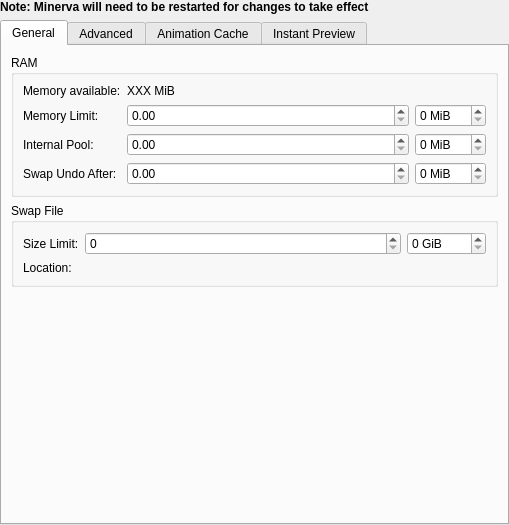
<?xml version="1.0" encoding="UTF-8"?>
<ui version="4.0">
 <author>
    SPDX-FileCopyrightText: none
    SPDX-License-Identifier: GPL-3.0-or-later
  </author>
 <class>WdgPerformanceSettings</class>
 <widget class="QWidget" name="WdgPerformanceSettings">
  <property name="geometry">
   <rect>
    <x>0</x>
    <y>0</y>
    <width>509</width>
    <height>525</height>
   </rect>
  </property>
  <layout class="QVBoxLayout" name="verticalLayout_3">
   <property name="leftMargin">
    <number>0</number>
   </property>
   <property name="topMargin">
    <number>0</number>
   </property>
   <property name="rightMargin">
    <number>0</number>
   </property>
   <property name="bottomMargin">
    <number>0</number>
   </property>
   <item>
    <widget class="QLabel" name="label_10">
     <property name="font">
      <font>
       <bold>true</bold>
      </font>
     </property>
     <property name="text">
      <string>Note: Minerva will need to be restarted for changes to take effect</string>
     </property>
    </widget>
   </item>
   <item>
    <widget class="QTabWidget" name="tabWidget">
     <property name="currentIndex">
      <number>0</number>
     </property>
     <widget class="QWidget" name="General">
      <attribute name="title">
       <string>General</string>
      </attribute>
      <layout class="QVBoxLayout" name="verticalLayout_2">
       <item>
        <widget class="QGroupBox" name="groupBox">
         <property name="title">
          <string>RAM</string>
         </property>
         <layout class="QFormLayout" name="formLayout">
          <item row="0" column="0">
           <widget class="QLabel" name="label_2">
            <property name="text">
             <string>Memory available:</string>
            </property>
           </widget>
          </item>
          <item row="0" column="1">
           <widget class="QLabel" name="lblTotalMemory">
            <property name="sizePolicy">
             <sizepolicy hsizetype="MinimumExpanding" vsizetype="Preferred">
              <horstretch>0</horstretch>
              <verstretch>0</verstretch>
             </sizepolicy>
            </property>
            <property name="text">
             <string>XXX MiB</string>
            </property>
            <property name="alignment">
             <set>Qt::AlignmentFlag::AlignLeading|Qt::AlignmentFlag::AlignLeft|Qt::AlignmentFlag::AlignVCenter</set>
            </property>
           </widget>
          </item>
          <item row="1" column="0">
           <widget class="QLabel" name="label">
            <property name="toolTip">
             <string>Minerva will not use more memory than this limit.</string>
            </property>
            <property name="text">
             <string>Memory Limit:</string>
            </property>
           </widget>
          </item>
          <item row="1" column="1">
           <layout class="QGridLayout" name="gridLayout" columnstretch="4,1">
            <item row="0" column="0">
             <widget class="KisDoubleSliderSpinBox" name="sliderMemoryLimit">
              <property name="sizePolicy">
               <sizepolicy hsizetype="MinimumExpanding" vsizetype="Minimum">
                <horstretch>0</horstretch>
                <verstretch>0</verstretch>
               </sizepolicy>
              </property>
              <property name="toolTip">
               <string>Minerva will not use more memory than this limit.</string>
              </property>
             </widget>
            </item>
            <item row="0" column="1">
             <widget class="KisIntParseSpinBox" name="intMemoryLimit">
              <property name="suffix">
               <string> MiB</string>
              </property>
             </widget>
            </item>
           </layout>
          </item>
          <item row="2" column="0">
           <widget class="QLabel" name="label_5">
            <property name="text">
             <string>Internal Pool:</string>
            </property>
           </widget>
          </item>
          <item row="2" column="1">
           <layout class="QGridLayout" name="gridLayout_2" columnstretch="4,1">
            <item row="0" column="0">
             <widget class="KisDoubleSliderSpinBox" name="sliderPoolLimit">
              <property name="sizePolicy">
               <sizepolicy hsizetype="MinimumExpanding" vsizetype="Preferred">
                <horstretch>0</horstretch>
                <verstretch>0</verstretch>
               </sizepolicy>
              </property>
             </widget>
            </item>
            <item row="0" column="1">
             <widget class="KisIntParseSpinBox" name="intPoolLimit">
              <property name="suffix">
               <string> MiB</string>
              </property>
             </widget>
            </item>
           </layout>
          </item>
          <item row="3" column="0">
           <widget class="QLabel" name="label_4">
            <property name="toolTip">
             <string>When undo information reaches this limit, it will be stored in a temporary file and memory will be freed. Undo will be slower.</string>
            </property>
            <property name="text">
             <string>Swap Undo After:</string>
            </property>
           </widget>
          </item>
          <item row="3" column="1">
           <layout class="QGridLayout" name="gridLayout_3" columnstretch="4,1">
            <item row="0" column="0">
             <widget class="KisDoubleSliderSpinBox" name="sliderUndoLimit">
              <property name="sizePolicy">
               <sizepolicy hsizetype="MinimumExpanding" vsizetype="Minimum">
                <horstretch>0</horstretch>
                <verstretch>0</verstretch>
               </sizepolicy>
              </property>
              <property name="toolTip">
               <string>When undo information reaches this limit, it will be stored in a temporary file and memory will be freed. Undo will be slower.</string>
              </property>
             </widget>
            </item>
            <item row="0" column="1">
             <widget class="KisIntParseSpinBox" name="intUndoLimit">
              <property name="suffix">
               <string> MiB</string>
              </property>
             </widget>
            </item>
           </layout>
          </item>
         </layout>
        </widget>
       </item>
       <item>
        <widget class="QGroupBox" name="groupBox_2">
         <property name="title">
          <string>Swap File</string>
         </property>
         <layout class="QFormLayout" name="formLayout_2">
          <item row="0" column="0">
           <widget class="QLabel" name="label_6">
            <property name="toolTip">
             <string>The swap file will not be bigger than this limit.</string>
            </property>
            <property name="text">
             <string>Size Limit:</string>
            </property>
           </widget>
          </item>
          <item row="0" column="1">
           <layout class="QGridLayout" name="gridLayout_4" columnstretch="4,1">
            <item row="0" column="0">
             <widget class="KisSliderSpinBox" name="sliderSwapSize">
              <property name="sizePolicy">
               <sizepolicy hsizetype="MinimumExpanding" vsizetype="Minimum">
                <horstretch>0</horstretch>
                <verstretch>0</verstretch>
               </sizepolicy>
              </property>
              <property name="toolTip">
               <string>The swap file will not be bigger than this limit.</string>
              </property>
             </widget>
            </item>
            <item row="0" column="1">
             <widget class="KisIntParseSpinBox" name="intSwapSize">
              <property name="suffix">
               <string> GiB</string>
              </property>
             </widget>
            </item>
           </layout>
          </item>
          <item row="1" column="0">
           <widget class="QLabel" name="label_3">
            <property name="text">
             <string>Location:</string>
            </property>
           </widget>
          </item>
          <item row="1" column="1">
           <widget class="KisFileNameRequester" name="swapFileLocation" native="true"/>
          </item>
         </layout>
        </widget>
       </item>
       <item>
        <spacer name="verticalSpacer_2">
         <property name="orientation">
          <enum>Qt::Orientation::Vertical</enum>
         </property>
         <property name="sizeHint" stdset="0">
          <size>
           <width>20</width>
           <height>5</height>
          </size>
         </property>
        </spacer>
       </item>
      </layout>
     </widget>
     <widget class="QWidget" name="Advanced">
      <attribute name="title">
       <string>Advanced</string>
      </attribute>
      <layout class="QFormLayout" name="formLayout_5">
       <item row="0" column="0" colspan="2">
        <widget class="QGroupBox" name="groupBox_4">
         <property name="title">
          <string>Multithreading</string>
         </property>
         <layout class="QFormLayout" name="formLayout_3">
          <item row="0" column="0">
           <widget class="QLabel" name="label_8">
            <property name="text">
             <string>CPU Limit:</string>
            </property>
           </widget>
          </item>
          <item row="0" column="1">
           <widget class="KisSliderSpinBox" name="sliderThreadsLimit">
            <property name="sizePolicy">
             <sizepolicy hsizetype="MinimumExpanding" vsizetype="Minimum">
              <horstretch>0</horstretch>
              <verstretch>0</verstretch>
             </sizepolicy>
            </property>
            <property name="toolTip">
             <string>&lt;html&gt;&lt;head/&gt;&lt;body&gt;&lt;p&gt;Minerva will not use more CPU cores than selected by this limit&lt;/p&gt;&lt;/body&gt;&lt;/html&gt;</string>
            </property>
           </widget>
          </item>
          <item row="1" column="0">
           <widget class="QLabel" name="label_9">
            <property name="text">
             <string>Frame Rendering Clones Limit</string>
            </property>
           </widget>
          </item>
          <item row="1" column="1">
           <widget class="KisSliderSpinBox" name="sliderFrameClonesLimit">
            <property name="sizePolicy">
             <sizepolicy hsizetype="MinimumExpanding" vsizetype="Minimum">
              <horstretch>0</horstretch>
              <verstretch>0</verstretch>
             </sizepolicy>
            </property>
            <property name="toolTip">
             <string>&lt;html&gt;&lt;head/&gt;&lt;body&gt;&lt;p&gt;When rendering animation frames (into files or during animation cache regeneration), Minerva will make the specified number of copies of your image and will work on them in parallel. Each copy will demand more RAM for its storage (about 20% of the size of you image), so raise this limit only if you have enough RAM installed.&lt;/p&gt;&lt;p&gt;&lt;br/&gt;&lt;/p&gt;&lt;p&gt;&lt;span style=&quot; font-weight:600;&quot;&gt;Recommended value:&lt;/span&gt; set Clones Limit to the number of &lt;span style=&quot; text-decoration: underline;&quot;&gt;physical&lt;/span&gt; (non-hyperthreaded) cores your CPU has&lt;/p&gt;&lt;/body&gt;&lt;/html&gt;</string>
            </property>
           </widget>
          </item>
          <item row="2" column="0">
           <widget class="QLabel" name="label_11">
            <property name="text">
             <string>Frame Rendering Timeout</string>
            </property>
           </widget>
          </item>
          <item row="2" column="1">
           <widget class="KisSliderSpinBox" name="sliderFrameTimeout">
            <property name="sizePolicy">
             <sizepolicy hsizetype="MinimumExpanding" vsizetype="Minimum">
              <horstretch>0</horstretch>
              <verstretch>0</verstretch>
             </sizepolicy>
            </property>
            <property name="toolTip">
             <string>&lt;html&gt;&lt;head/&gt;&lt;body&gt;&lt;p&gt;The timeout for rendering one frame. If your animation rendering fails regularly with a timeout, try increasing this value&lt;/p&gt;&lt;p&gt;&lt;br/&gt;&lt;/p&gt;&lt;p&gt;&lt;span style=&quot; font-weight:600;&quot;&gt;Recommended value:&lt;/span&gt; 30...60 seconds&lt;/p&gt;&lt;/body&gt;&lt;/html&gt;</string>
            </property>
           </widget>
          </item>
         </layout>
        </widget>
       </item>
       <item row="1" column="0" colspan="2">
        <widget class="QGroupBox" name="fpsGroup">
         <property name="title">
          <string>Frame rate</string>
         </property>
         <layout class="QHBoxLayout" name="horizontalLayout">
          <item>
           <widget class="QLabel" name="label_fps">
            <property name="text">
             <string>Frame rate limit:</string>
            </property>
           </widget>
          </item>
          <item>
           <widget class="KisSliderSpinBox" name="sliderFpsLimit">
            <property name="sizePolicy">
             <sizepolicy hsizetype="MinimumExpanding" vsizetype="Preferred">
              <horstretch>0</horstretch>
              <verstretch>0</verstretch>
             </sizepolicy>
            </property>
            <property name="toolTip">
             <string>&lt;html&gt;&lt;head/&gt;&lt;body&gt;&lt;p&gt;Minerva will try to limit the number of screen updates per second to the given number. A lower number will decrease visual responsiveness but increase stylus precision on some systems like macOS.&lt;p&gt;&lt;/body&gt;&lt;/html&gt;</string>
            </property>
           </widget>
          </item>
          <item>
           <widget class="QCheckBox" name="chkDetectFps">
            <property name="text">
             <string>Detect from screen</string>
            </property>
           </widget>
          </item>
         </layout>
        </widget>
       </item>
       <item row="2" column="0" colspan="2">
        <widget class="QGroupBox" name="groupBox_7">
         <property name="title">
          <string>Debug options</string>
         </property>
         <layout class="QFormLayout" name="formLayout_9">
          <item row="0" column="0">
           <widget class="QCheckBox" name="chkOpenGLFramerateLogging">
            <property name="text">
             <string>Debug logging of OpenGL framerate</string>
            </property>
           </widget>
          </item>
          <item row="1" column="0">
           <widget class="QCheckBox" name="chkBrushSpeedLogging">
            <property name="text">
             <string>Debug logging for brush rendering speed</string>
            </property>
           </widget>
          </item>
          <item row="2" column="0">
           <widget class="QCheckBox" name="chkDisableAVXOptimizations">
            <property name="text">
             <string>Disable AVX vector optimizations</string>
            </property>
           </widget>
          </item>
          <item row="3" column="0">
           <widget class="QCheckBox" name="chkDisableVectorOptimizations">
            <property name="text">
             <string>Disable all vector optimizations</string>
            </property>
           </widget>
          </item>
          <item row="4" column="0">
           <widget class="QCheckBox" name="chkProgressReporting">
            <property name="text">
             <string>Progress reporting (might affect performance)</string>
            </property>
           </widget>
          </item>
          <item row="5" column="0">
           <widget class="QCheckBox" name="chkPerformanceLogging">
            <property name="text">
             <string>Performance logging</string>
            </property>
           </widget>
          </item>
         </layout>
        </widget>
       </item>
       <item row="3" column="0" colspan="2">
        <widget class="QLabel" name="label_7">
         <property name="frameShape">
          <enum>QFrame::Shape::NoFrame</enum>
         </property>
         <property name="text">
          <string>&lt;html&gt;&lt;head/&gt;&lt;body&gt;&lt;p&gt;When performance logging is enabled Minerva saves timing information into the &lt;tt&gt;&amp;lt;working_dir&amp;gt;/log&lt;/tt&gt; folder. If you experience performance problems and want to help us, enable this option and add the contents of the directory to a bug report.&lt;/p&gt;&lt;/body&gt;&lt;/html&gt;</string>
         </property>
         <property name="alignment">
          <set>Qt::AlignmentFlag::AlignJustify|Qt::AlignmentFlag::AlignVCenter</set>
         </property>
         <property name="wordWrap">
          <bool>true</bool>
         </property>
        </widget>
       </item>
       <item row="4" column="0" colspan="2">
        <spacer name="verticalSpacer_3">
         <property name="orientation">
          <enum>Qt::Orientation::Vertical</enum>
         </property>
         <property name="sizeHint" stdset="0">
          <size>
           <width>20</width>
           <height>5</height>
          </size>
         </property>
        </spacer>
       </item>
      </layout>
     </widget>
     <widget class="QWidget" name="AnimationCache">
      <attribute name="title">
       <string>Animation Cache</string>
      </attribute>
      <layout class="QFormLayout" name="formLayout_8">
       <item row="0" column="0" colspan="2">
        <widget class="QGroupBox" name="groupBox_3">
         <property name="title">
          <string>Cache Storage Backend</string>
         </property>
         <layout class="QFormLayout" name="formLayout_6">
          <item row="0" column="1">
           <widget class="QRadioButton" name="optInMemory">
            <property name="toolTip">
             <string>&lt;html&gt;&lt;head/&gt;&lt;body&gt;&lt;p&gt;Animation frame cache will be stored in RAM completely without any limitations&lt;/p&gt;&lt;p&gt;&lt;span style=&quot; font-weight:600;&quot;&gt;WARNING:&lt;/span&gt; please make sure your computer has enough RAM &lt;span style=&quot; text-decoration: underline;&quot;&gt;above&lt;/span&gt; the amount you requested in General tab. Otherwise you might face system freezes.&lt;/p&gt;&lt;p&gt;* for 1 second of FullHD@25fps video you need extra 200 MiB of memory&lt;/p&gt;&lt;p&gt;* for 1 second of 4K UltraHD@25fps video you need extra 800 MiB of memory&lt;/p&gt;&lt;/body&gt;&lt;/html&gt;</string>
            </property>
            <property name="text">
             <string>In-memory</string>
            </property>
           </widget>
          </item>
          <item row="1" column="1">
           <widget class="QRadioButton" name="optOnDisk">
            <property name="toolTip">
             <string>&lt;html&gt;&lt;head/&gt;&lt;body&gt;&lt;p&gt;Animation frames are stored on hard disk in the same folder as swap file. The cache is stored in a compressed way. Little amount of extra RAM is needed.&lt;/p&gt;&lt;p&gt;Since data transfer speed of the hard drive is low, you might want to limit cached frame size to be able to play your video at 25 fps. The limit of 2500 px is usually a good choice.&lt;/p&gt;&lt;/body&gt;&lt;/html&gt;</string>
            </property>
            <property name="text">
             <string>On-disk</string>
            </property>
           </widget>
          </item>
         </layout>
        </widget>
       </item>
       <item row="1" column="0" colspan="2">
        <widget class="QGroupBox" name="groupBox_5">
         <property name="title">
          <string>Cache Generation Options</string>
         </property>
         <layout class="QFormLayout" name="formLayout_4">
          <item row="0" column="0">
           <widget class="QCheckBox" name="chkCachedFramesSizeLimit">
            <property name="toolTip">
             <string>&lt;html&gt;&lt;head/&gt;&lt;body&gt;&lt;p&gt;Render scaled down version of the frame if the image is bigger than the provided limit. Make sure you enable this option when using on-disk storage backend.&lt;/p&gt;&lt;/body&gt;&lt;/html&gt;</string>
            </property>
            <property name="text">
             <string>Limit cached frame size:</string>
            </property>
           </widget>
          </item>
          <item row="0" column="1">
           <widget class="KisSliderSpinBox" name="intCachedFramesSizeLimit">
            <property name="sizePolicy">
             <sizepolicy hsizetype="MinimumExpanding" vsizetype="Minimum">
              <horstretch>0</horstretch>
              <verstretch>0</verstretch>
             </sizepolicy>
            </property>
            <property name="toolTip">
             <string>&lt;html&gt;&lt;head/&gt;&lt;body&gt;&lt;p&gt;Size limit after which the frames will be scaled down&lt;/p&gt;&lt;p&gt;&lt;span style=&quot; font-weight:600;&quot;&gt;Recommended value:&lt;/span&gt; 2500&amp;nbsp;px&lt;/p&gt;&lt;/body&gt;&lt;/html&gt;</string>
            </property>
           </widget>
          </item>
          <item row="1" column="0">
           <widget class="QCheckBox" name="chkUseRegionOfInterest">
            <property name="toolTip">
             <string>&lt;html&gt;&lt;head/&gt;&lt;body&gt;&lt;p&gt;When the image is too big, render only currently visible part of it&lt;/p&gt;&lt;/body&gt;&lt;/html&gt;</string>
            </property>
            <property name="text">
             <string>Use region of interest</string>
            </property>
           </widget>
          </item>
          <item row="1" column="1">
           <widget class="KisSliderSpinBox" name="intRegionOfInterestMargin">
            <property name="sizePolicy">
             <sizepolicy hsizetype="MinimumExpanding" vsizetype="Minimum">
              <horstretch>0</horstretch>
              <verstretch>0</verstretch>
             </sizepolicy>
            </property>
            <property name="toolTip">
             <string>&lt;html&gt;&lt;head/&gt;&lt;body&gt;&lt;p&gt;Add extra area to the region of interest to each side of the canvas.&lt;/p&gt;&lt;p&gt;&lt;span style=&quot; font-weight:600;&quot;&gt;Recommended value:&lt;/span&gt; 25%. The region of interest will be extended by 25% to each side.&lt;/p&gt;&lt;/body&gt;&lt;/html&gt;</string>
            </property>
           </widget>
          </item>
          <item row="2" column="0">
           <widget class="QCheckBox" name="chkBackgroundCacheGeneration">
            <property name="toolTip">
             <string>&lt;html&gt;&lt;head/&gt;&lt;body&gt;&lt;p&gt;Automatically prerender animation cache in background when the user is idle&lt;/p&gt;&lt;/body&gt;&lt;/html&gt;</string>
            </property>
            <property name="text">
             <string>Enable background cache generation</string>
            </property>
           </widget>
          </item>
         </layout>
        </widget>
       </item>
       <item row="2" column="0" colspan="2">
        <spacer name="verticalSpacer">
         <property name="orientation">
          <enum>Qt::Orientation::Vertical</enum>
         </property>
         <property name="sizeHint" stdset="0">
          <size>
           <width>20</width>
           <height>40</height>
          </size>
         </property>
        </spacer>
       </item>
      </layout>
     </widget>
     <widget class="QWidget" name="InstantPreview">
      <attribute name="title">
       <string>Instant Preview</string>
      </attribute>
      <layout class="QVBoxLayout" name="verticalLayout_6">
       <item>
        <widget class="QCheckBox" name="chkTransformToolUseInStackPreview">
         <property name="toolTip">
          <string/>
         </property>
         <property name="text">
          <string>Use in-stack preview in Transform Tool</string>
         </property>
        </widget>
       </item>
       <item>
        <widget class="QGroupBox" name="groupBox_6">
         <property name="title">
          <string>Force Instant Preview</string>
         </property>
         <layout class="QFormLayout" name="formLayout_7">
          <item row="2" column="1">
           <widget class="QCheckBox" name="chkFiltersForceLodMode">
            <property name="toolTip">
             <string>&lt;html&gt;&lt;head/&gt;&lt;body&gt;&lt;p&gt;The filter dialog will always use instant preview, even if instant preview is disabled in the &amp;quot;View&amp;quot; menu&lt;/p&gt;&lt;/body&gt;&lt;/html&gt;</string>
            </property>
            <property name="text">
             <string>in Filters</string>
            </property>
           </widget>
          </item>
          <item row="1" column="1">
           <widget class="QCheckBox" name="chkTransformToolForceLodMode">
            <property name="toolTip">
             <string>&lt;html&gt;&lt;head/&gt;&lt;body&gt;&lt;p&gt;The transform tool preview will always use instant preview, even if instant preview is disabled in the &amp;quot;View&amp;quot; menu&lt;/p&gt;&lt;/body&gt;&lt;/html&gt;</string>
            </property>
            <property name="text">
             <string>in Transform Tool</string>
            </property>
           </widget>
          </item>
          <item row="0" column="1">
           <widget class="QCheckBox" name="chkMoveToolForceLodMode">
            <property name="toolTip">
             <string>&lt;html&gt;&lt;head/&gt;&lt;body&gt;&lt;p&gt;The move tool preview will always use instant preview, even if instant preview is disabled in the &amp;quot;View&amp;quot; menu&lt;/p&gt;&lt;/body&gt;&lt;/html&gt;</string>
            </property>
            <property name="text">
             <string>in Move Tool</string>
            </property>
           </widget>
          </item>
         </layout>
        </widget>
       </item>
       <item>
        <spacer name="verticalSpacer_4">
         <property name="orientation">
          <enum>Qt::Orientation::Vertical</enum>
         </property>
         <property name="sizeHint" stdset="0">
          <size>
           <width>20</width>
           <height>0</height>
          </size>
         </property>
        </spacer>
       </item>
      </layout>
     </widget>
    </widget>
   </item>
  </layout>
 </widget>
 <customwidgets>
  <customwidget>
   <class>KisSliderSpinBox</class>
   <extends>QSpinBox</extends>
   <header location="global">kis_slider_spin_box.h</header>
   <container>1</container>
  </customwidget>
  <customwidget>
   <class>KisIntParseSpinBox</class>
   <extends>QSpinBox</extends>
   <header>kis_int_parse_spin_box.h</header>
  </customwidget>
  <customwidget>
   <class>KisDoubleSliderSpinBox</class>
   <extends>QDoubleSpinBox</extends>
   <header location="global">kis_slider_spin_box.h</header>
   <container>1</container>
  </customwidget>
  <customwidget>
   <class>KisFileNameRequester</class>
   <extends>QWidget</extends>
   <header>kis_file_name_requester.h</header>
   <container>1</container>
  </customwidget>
 </customwidgets>
 <resources/>
 <connections/>
</ui>
